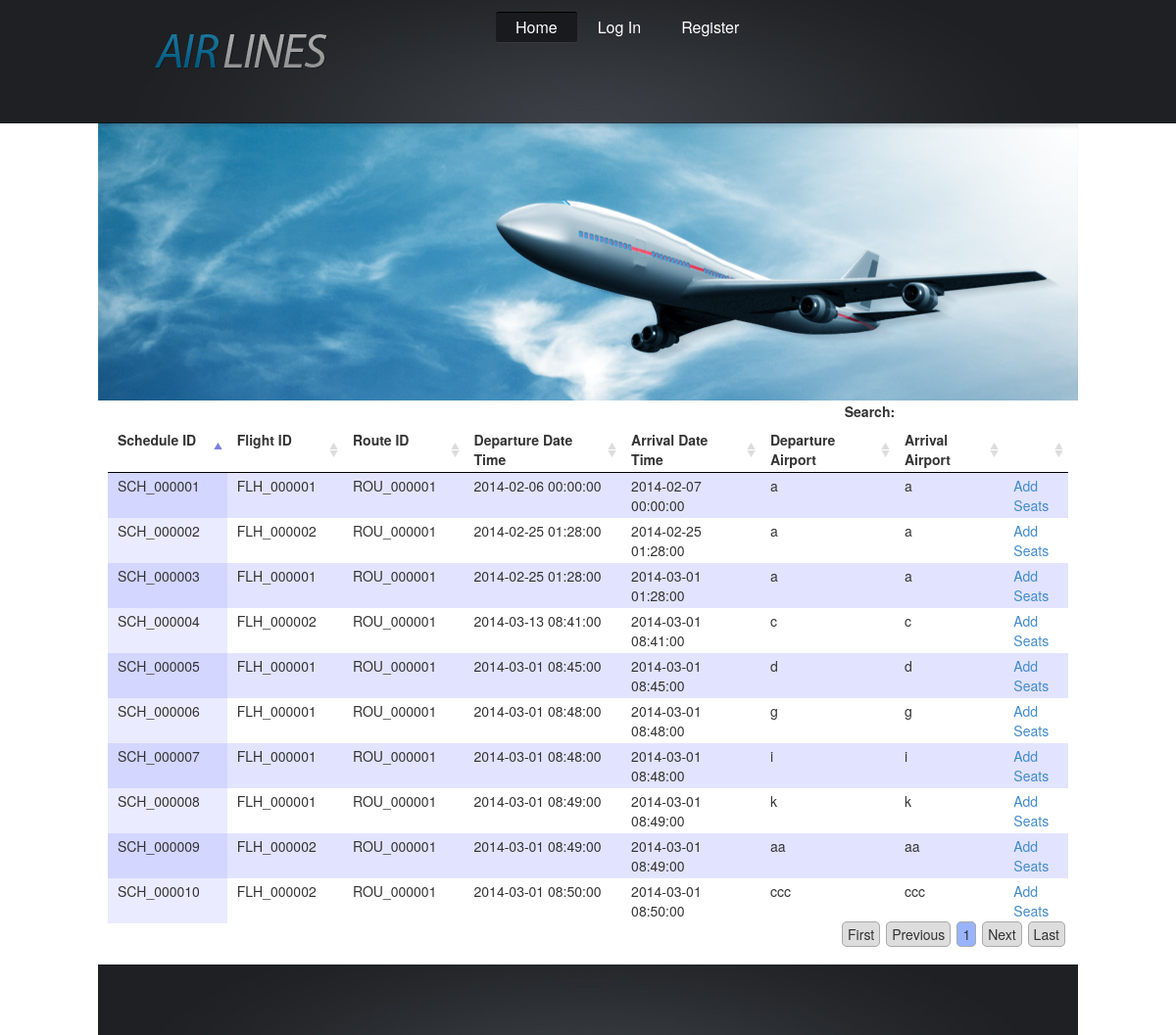
The page /schedules-display.php on the database as committed earlier.
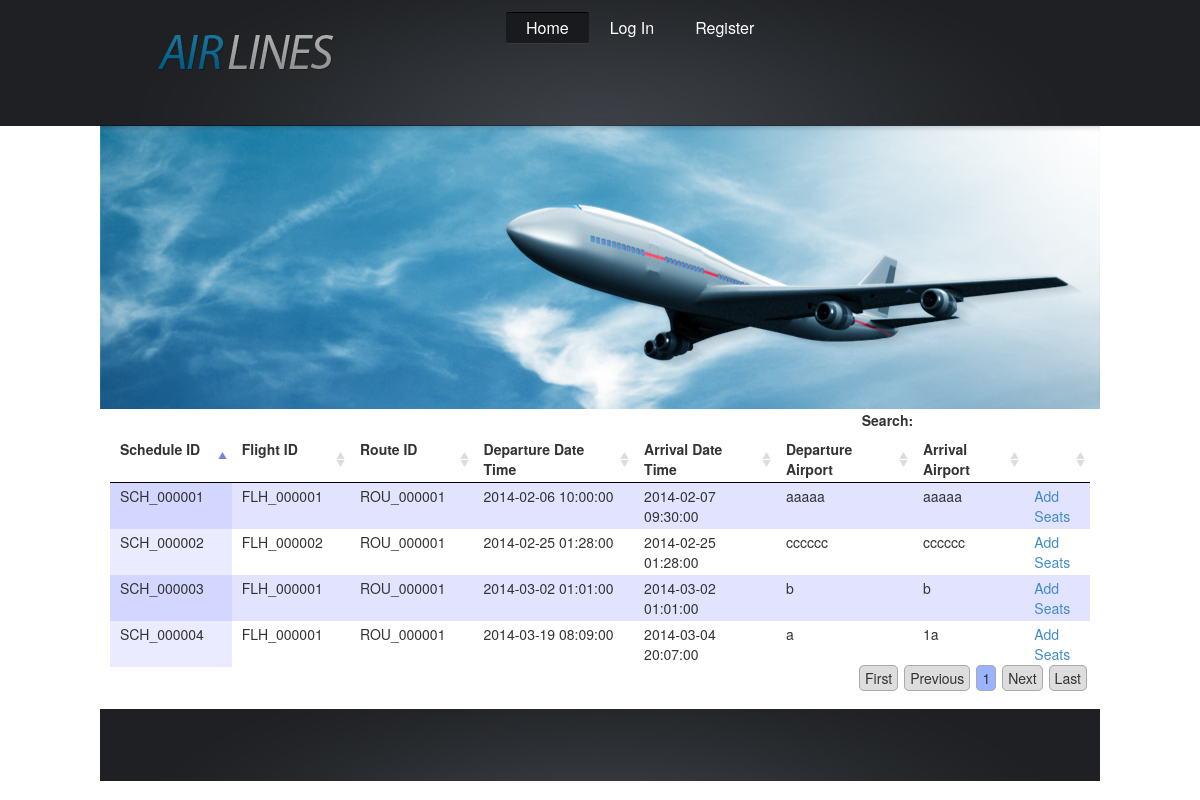
The same page on the database as committed later.
### tables this page shows
CREATE TABLE IF NOT EXISTS `schedules` (
  `schedule_id` varchar(15) NOT NULL,
  `flight_id` varchar(15) NOT NULL,
  `route_id` varchar(15) NOT NULL,
  `departure_datetime` datetime NOT NULL,
  `arrival_datetime` datetime NOT NULL,
  `departure_airport` varchar(50) NOT NULL,
  `arrival_airport` varchar(50) NOT NULL,
  `active` int(1) NOT NULL,
  `remark` varchar(255) NOT NULL,
  PRIMARY KEY (`schedule_id`)
);

### schedules-display.php (the view, shortened to what this page needs)
<?php include('includes/header.php'); ?>
<link href="css/jquery.dataTables.css" rel="stylesheet" type="text/css" />
<div class="row">
    <div class="col-md-12">
        <table id="schedule-table">
            <thead>
            <th>Schedule ID</th>
            <th>Flight ID</th>
            <th>Route ID</th>
            <th>Departure Date Time</th>
            <th>Arrival Date Time</th>
            <th>Departure Airport</th>
            <th>Arrival Airport</th>
            <th></th>
            </thead>
            <tbody>
                <?php
                $sql = "SELECT schedules.* " .
                        "FROM schedules " .
                        "ORDER BY schedule_id";
                $result = mysql_query($sql) or die(mysql_error());
                ?>
                <?php while ($row = mysql_fetch_array($result)) { ?>
                    <tr>
                        <td><?php echo $row['schedule_id']; ?></td>
                        <td><?php echo $row['flight_id']; ?></td>
                        <td><?php echo $row['route_id']; ?></td>
                        <td><?php echo $row['departure_datetime']; ?></td>
                        <td><?php echo $row['arrival_datetime']; ?></td>
                        <td><?php echo $row['departure_airport']; ?></td>
                        <td><?php echo $row['arrival_airport']; ?></td>
                        <td><a href="seat-setup.php?schedule_id=<?php echo $row['schedule_id']; ?>">Add Seats</a></td>
                    </tr>
                <?php } ?>
            </tbody>
        </table>
    </div>
</div>
<?php include('includes/footer.php'); ?>

Rows that differ between the two databases and show on the page:
removed schedules: schedule_id "SCH_000005", flight "FLH_000001", route "ROU_000001", departure_datetime "2014-03-01 08:45:00", arrival_datetime "2014-03-01 08:45:00", departure_airport "d", arrival_airport "d"
removed schedules: schedule_id "SCH_000006", flight "FLH_000001", route "ROU_000001", departure_datetime "2014-03-01 08:48:00", arrival_datetime "2014-03-01 08:48:00", departure_airport "g", arrival_airport "g"
removed schedules: schedule_id "SCH_000007", flight "FLH_000001", route "ROU_000001", departure_datetime "2014-03-01 08:48:00", arrival_datetime "2014-03-01 08:48:00", departure_airport "i", arrival_airport "i"
removed schedules: schedule_id "SCH_000008", flight "FLH_000001", route "ROU_000001", departure_datetime "2014-03-01 08:49:00", arrival_datetime "2014-03-01 08:49:00", departure_airport "k", arrival_airport "k"
removed schedules: schedule_id "SCH_000009", flight "FLH_000002", route "ROU_000001", departure_datetime "2014-03-01 08:49:00", arrival_datetime "2014-03-01 08:49:00", departure_airport "aa", arrival_airport "aa"
removed schedules: schedule_id "SCH_000010", flight "FLH_000002", route "ROU_000001", departure_datetime "2014-03-01 08:50:00", arrival_datetime "2014-03-01 08:50:00", departure_airport "ccc", arrival_airport "ccc"
changed schedules "SCH_000001": departure_datetime "2014-02-06 00:00:00" → "2014-02-06 10:00:00"; arrival_datetime "2014-02-07 00:00:00" → "2014-02-07 09:30:00"; departure_airport "a" → "aaaaa"; arrival_airport "a" → "aaaaa"
changed schedules "SCH_000002": departure_airport "a" → "cccccc"; arrival_airport "a" → "cccccc"
changed schedules "SCH_000003": departure_datetime "2014-02-25 01:28:00" → "2014-03-02 01:01:00"; arrival_datetime "2014-03-01 01:28:00" → "2014-03-02 01:01:00"; departure_airport "a" → "b"; arrival_airport "a" → "b"
changed schedules "SCH_000004": flight "FLH_000002" → "FLH_000001"; departure_datetime "2014-03-13 08:41:00" → "2014-03-19 08:09:00"; arrival_datetime "2014-03-01 08:41:00" → "2014-03-04 20:07:00"; departure_airport "c" → "a"; arrival_airport "c" → "1a"
